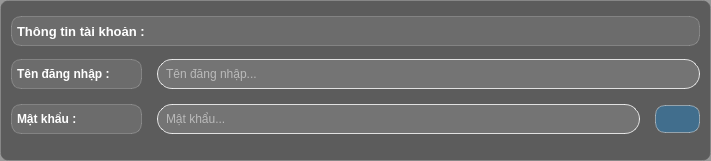
                <widget class="QWidget" name="widget_7" native="true">
                 <property name="minimumSize">
                  <size>
                   <width>711</width>
                   <height>161</height>
                  </size>
                 </property>
                 <property name="styleSheet">
                  <string notr="true">QWidget {
    border: 1px solid rgba(255, 255, 255, 0.1); /* Viền sáng nhẹ, đồng bộ với Full_menu */
    border-radius: 8px; /* Giữ bo góc mềm mại */
    box-shadow: 0 2px 8px rgba(0, 0, 0, 0.1); /* Đổ bóng nhẹ hơn một chút */
    background-color: rgba(0, 0, 0, 0.4); /* Nền trong suốt tông tối, nhẹ hơn Full_menu (0.5 -&gt; 0.4) */
    padding: 2px; /* Giữ padding nhỏ */
}</string>
                 </property>
                 <layout class="QGridLayout" name="gridLayout_27">
                  <property name="topMargin">
                   <number>0</number>
                  </property>
                  <item row="0" column="0">
                   <layout class="QVBoxLayout" name="verticalLayout_9">
                    <property name="spacing">
                     <number>13</number>
                    </property>
                    <property name="bottomMargin">
                     <number>0</number>
                    </property>
                    <item>
                     <widget class="QLabel" name="label_26">
                      <property name="minimumSize">
                       <size>
                        <width>151</width>
                        <height>21</height>
                       </size>
                      </property>
                      <property name="maximumSize">
                       <size>
                        <width>2000</width>
                        <height>30</height>
                       </size>
                      </property>
                      <property name="font">
                       <font>
                        <pointsize>10</pointsize>
                        <weight>75</weight>
                        <bold>true</bold>
                       </font>
                      </property>
                      <property name="styleSheet">
                       <string notr="true">
  font-weight: bold; /* Chữ đậm */
  color: #ffffff; /* Thay màu cam #daa520 thành trắng #ffffff */
  text-align: center;
  /* Thêm hiệu ứng glassmorphism */
  background: rgba(255, 255, 255, 0.1); /* Nền kính mờ */
  border-radius: 10px; /* Bo góc */
  backdrop-filter: blur(10px); /* Hiệu ứng mờ kính */
  -webkit-backdrop-filter: blur(10px); /* Hỗ trợ trên Safari */
  border: 1px solid rgba(255, 255, 255, 0.2); /* Viền sáng nhẹ */
  box-shadow: 0 4px 6px rgba(0, 0, 0, 0.1); /* Bóng đổ mềm */
  display: inline-block;</string>
                      </property>
                      <property name="text">
                       <string>Thông tin tài khoản : </string>
                      </property>
                     </widget>
                    </item>
                    <item>
                     <layout class="QVBoxLayout" name="verticalLayout_8">
                      <property name="spacing">
                       <number>15</number>
                      </property>
                      <item>
                       <layout class="QGridLayout" name="gridLayout_25">
                        <item row="0" column="0">
                         <widget class="QLabel" name="label_27">
                          <property name="minimumSize">
                           <size>
                            <width>131</width>
                            <height>30</height>
                           </size>
                          </property>
                          <property name="font">
                           <font>
                            <weight>75</weight>
                            <bold>true</bold>
                           </font>
                          </property>
                          <property name="styleSheet">
                           <string notr="true">
  font-weight: bold; /* Chữ đậm */
  color: #ffffff; /* Thay màu cam #daa520 thành trắng #ffffff */
  text-align: center;
  /* Thêm hiệu ứng glassmorphism */
  background: rgba(255, 255, 255, 0.1); /* Nền kính mờ */
  border-radius: 10px; /* Bo góc */
  backdrop-filter: blur(10px); /* Hiệu ứng mờ kính */
  -webkit-backdrop-filter: blur(10px); /* Hỗ trợ trên Safari */
  border: 1px solid rgba(255, 255, 255, 0.2); /* Viền sáng nhẹ */
  box-shadow: 0 4px 6px rgba(0, 0, 0, 0.1); /* Bóng đổ mềm */
  display: inline-block;</string>
                          </property>
                          <property name="text">
                           <string>Tên đăng nhập : </string>
                          </property>
                         </widget>
                        </item>
                        <item row="0" column="1">
                         <widget class="QLineEdit" name="username_line">
                          <property name="minimumSize">
                           <size>
                            <width>411</width>
                            <height>30</height>
                           </size>
                          </property>
                          <property name="styleSheet">
                           <string notr="true">QLineEdit {
    background-color: rgba(255, 255, 255, 0.15); /* Nền trắng trong suốt */
    color: white; /* Màu chữ đậm nhưng hơi trong suốt */
    border: 1px solid rgba(255, 255, 255, 0.8); /* Viền trắng trong suốt */
    border-radius: 15px; /* Bo góc lớn hơn cho hiệu ứng hiện đại */
    padding: 7px 6px; /* Thêm padding để trông thoáng hơn */
    backdrop-filter: blur(10px); /* Hiệu ứng blur đặc trưng của glassmorphism */
    box-shadow: 0 2px 10px rgba(0, 0, 0, 0.05); /* Đổ bóng tinh tế */
}

QLineEdit:hover {
    border: 1px solid rgba(200, 200, 255, 0.5); /* Viền sáng hơn khi hover */
    background-color: rgba(255, 255, 255, 0.25); /* Nền sáng hơn khi hover */
    box-shadow: 0 4px 15px rgba(0, 0, 0, 0.08); /* Đổ bóng rõ hơn khi hover */
}

QLineEdit:focus {
    border: 1.5px solid rgba(120, 170, 255, 0.6); /* Viền xanh nhạt khi focus */
    background-color: rgba(255, 255, 255, 0.3); /* Nền sáng hơn khi focus */
    box-shadow: 0 4px 20px rgba(100, 150, 255, 0.15); /* Đổ bóng xanh nhạt khi focus */
}
</string>
                          </property>
                          <property name="placeholderText">
                           <string>Tên đăng nhập...</string>
                          </property>
                         </widget>
                        </item>
                       </layout>
                      </item>
                      <item>
                       <layout class="QGridLayout" name="gridLayout_26">
                        <item row="0" column="0">
                         <widget class="QLabel" name="label_28">
                          <property name="minimumSize">
                           <size>
                            <width>131</width>
                            <height>30</height>
                           </size>
                          </property>
                          <property name="font">
                           <font>
                            <weight>75</weight>
                            <bold>true</bold>
                           </font>
                          </property>
                          <property name="styleSheet">
                           <string notr="true">
  font-weight: bold; /* Chữ đậm */
  color: #ffffff; /* Thay màu cam #daa520 thành trắng #ffffff */
  text-align: center;
  /* Thêm hiệu ứng glassmorphism */
  background: rgba(255, 255, 255, 0.1); /* Nền kính mờ */
  border-radius: 10px; /* Bo góc */
  backdrop-filter: blur(10px); /* Hiệu ứng mờ kính */
  -webkit-backdrop-filter: blur(10px); /* Hỗ trợ trên Safari */
  border: 1px solid rgba(255, 255, 255, 0.2); /* Viền sáng nhẹ */
  box-shadow: 0 4px 6px rgba(0, 0, 0, 0.1); /* Bóng đổ mềm */
  display: inline-block;</string>
                          </property>
                          <property name="text">
                           <string>Mật khẩu : </string>
                          </property>
                         </widget>
                        </item>
                        <item row="0" column="1">
                         <widget class="QLineEdit" name="password_line">
                          <property name="minimumSize">
                           <size>
                            <width>411</width>
                            <height>30</height>
                           </size>
                          </property>
                          <property name="styleSheet">
                           <string notr="true">QLineEdit {
    background-color: rgba(255, 255, 255, 0.15); /* Nền trắng trong suốt */
    color: white; /* Màu chữ đậm nhưng hơi trong suốt */
    border: 1px solid rgba(255, 255, 255, 0.8); /* Viền trắng trong suốt */
    border-radius: 15px; /* Bo góc lớn hơn cho hiệu ứng hiện đại */
    padding: 7px 6px; /* Thêm padding để trông thoáng hơn */
    backdrop-filter: blur(10px); /* Hiệu ứng blur đặc trưng của glassmorphism */
    box-shadow: 0 2px 10px rgba(0, 0, 0, 0.05); /* Đổ bóng tinh tế */
}

QLineEdit:hover {
    border: 1px solid rgba(200, 200, 255, 0.5); /* Viền sáng hơn khi hover */
    background-color: rgba(255, 255, 255, 0.25); /* Nền sáng hơn khi hover */
    box-shadow: 0 4px 15px rgba(0, 0, 0, 0.08); /* Đổ bóng rõ hơn khi hover */
}

QLineEdit:focus {
    border: 1.5px solid rgba(120, 170, 255, 0.6); /* Viền xanh nhạt khi focus */
    background-color: rgba(255, 255, 255, 0.3); /* Nền sáng hơn khi focus */
    box-shadow: 0 4px 20px rgba(100, 150, 255, 0.15); /* Đổ bóng xanh nhạt khi focus */
}
</string>
                          </property>
                          <property name="text">
                           <string/>
                          </property>
                          <property name="echoMode">
                           <enum>QLineEdit::Password</enum>
                          </property>
                          <property name="placeholderText">
                           <string>Mật khẩu...</string>
                          </property>
                         </widget>
                        </item>
                        <item row="0" column="2">
                         <widget class="QPushButton" name="xempass_btn">
                          <property name="minimumSize">
                           <size>
                            <width>40</width>
                            <height>28</height>
                           </size>
                          </property>
                          <property name="font">
                           <font>
                            <pointsize>-1</pointsize>
                            <weight>75</weight>
                            <bold>true</bold>
                           </font>
                          </property>
                          <property name="styleSheet">
                           <string notr="true">QPushButton {
    background-color: rgba(0, 150, 255, 0.3); /* Nền xanh trong suốt */
    color: white;
    font-weight: bold;
    font-size: 14px;
    border-radius: 10px;
    
    /* Viền sáng */
    border: 1.5px solid rgba(255, 255, 255, 0.4);
    
    /* Đổ bóng - QSS hỗ trợ giới hạn */
    border-style: outset;
    border-width: 1px;
    
    /* Gradient xanh */
}

QPushButton:hover {
    background-color: rgba(30, 170, 255, 0.5); /* Xanh sáng hơn khi hover */
    border: 1.5px solid rgba(255, 255, 255, 0.6);
}

QPushButton:pressed {
    background-color: rgba(0, 120, 200, 0.4);
    border: 1.5px solid rgba(255, 255, 255, 0.3);
    padding-top: 9px; /* Tạo hiệu ứng nhấn xuống */
    padding-left: 17px;
}
</string>
                          </property>
                          <property name="text">
                           <string/>
                          </property>
                          <property name="icon">
                           <iconset resource="resource.qrc">
                            <normaloff>:/icons/icons/visible-xxl.png</normaloff>
                            <normalon>:/icons/icons/visible-xxl (1).png</normalon>:/icons/icons/visible-xxl.png</iconset>
                          </property>
                          <property name="checkable">
                           <bool>true</bool>
                          </property>
                         </widget>
                        </item>
                       </layout>
                      </item>
                     </layout>
                    </item>
                   </layout>
                  </item>
                 </layout>
                </widget>
